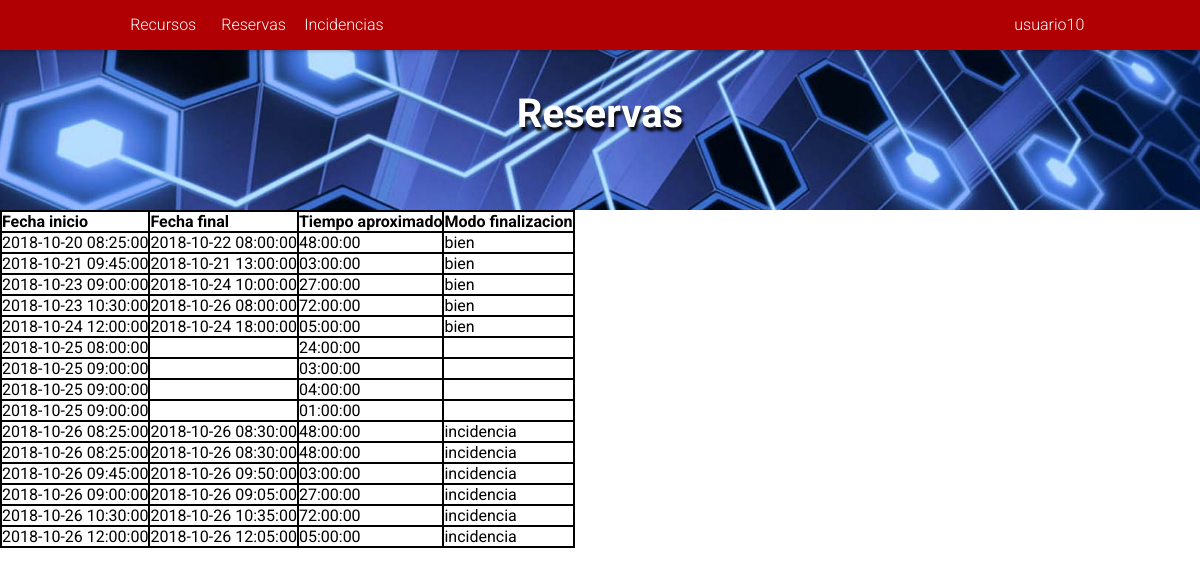
Before: /PaginaWeb/index.php?mostrar=reservas (signed in) with the older database file.
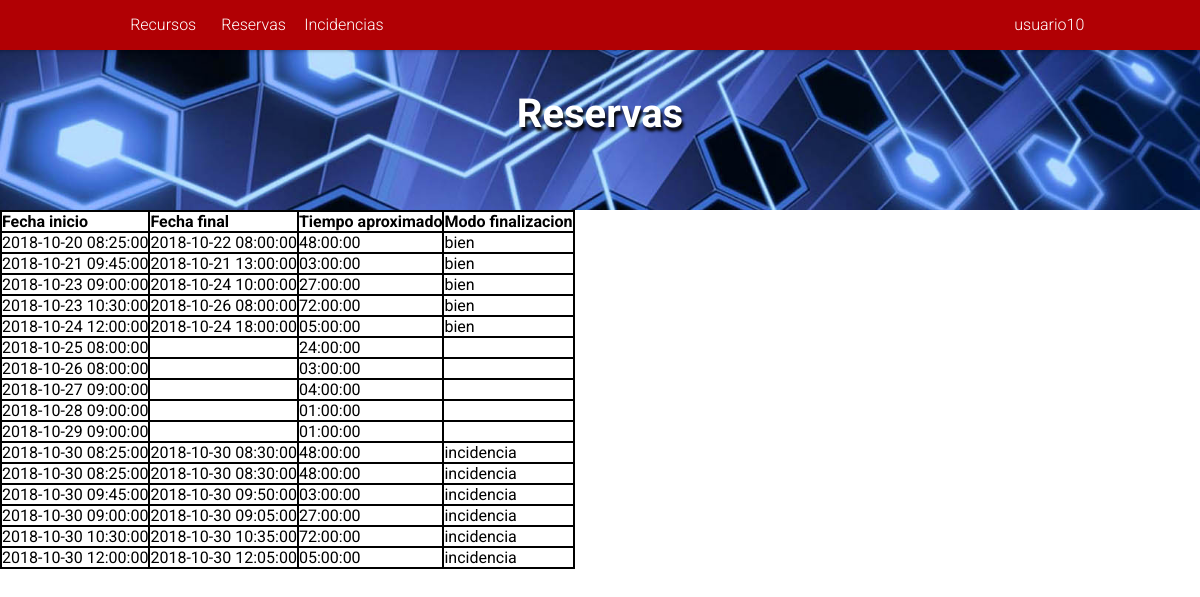
After: the same page with the newer database file.
### tables this page shows
CREATE TABLE IF NOT EXISTS `tbl_empleado` (
`id_empleado` int(11) NOT NULL AUTO_INCREMENT,
`email_empleado` varchar(100) DEFAULT NULL,
`usuario_empleado` varchar(100) DEFAULT NULL,
`password_empleado` varchar(255) DEFAULT NULL,
`nombre_empleado` varchar(100) DEFAULT NULL,
`apellido_empleado` varchar(100) DEFAULT NULL,
`grupo_empleado` ENUM('usuarios', 'administradores') DEFAULT 'usuarios',
PRIMARY KEY (`id_empleado`),
UNIQUE KEY `email_empleado` (`email_empleado`),
UNIQUE KEY `usuario_empleado` (`usuario_empleado`)
);

CREATE TABLE IF NOT EXISTS `tbl_reserva` (
`id_reserva` int(11) NOT NULL AUTO_INCREMENT,
`descripcion_reserva` text DEFAULT NULL,
`fechaInicio_reserva` DATETIME DEFAULT CURRENT_TIMESTAMP,
`fechaFinal_reserva` DATETIME DEFAULT NULL,
`tiempoEstimado_reserva` TIME DEFAULT NULL,
`modoFinalizacion_reserva` ENUM('bien', 'incidencia') DEFAULT NULL,
`id_empleado` int(11) DEFAULT NULL,
`id_recurso` int(11) DEFAULT NULL,
PRIMARY KEY (`id_reserva`),
UNIQUE KEY `fechaInicio_idRecurso` (`fechaInicio_reserva`, `id_recurso`)
);

### PaginaWeb/php/datosUsuario.proc.php (called while the page is built, shortened)
<?php
	if (isset($_SESSION['user_id'])) {
		$records = $conn->prepare('SELECT id_empleado, usuario_empleado, email_empleado, password_empleado, grupo_empleado FROM tbl_empleado WHERE id_empleado = :id');
		$records->bindParam(':id', $_SESSION['user_id']);
		$records->execute();
		$results = $records->fetch(PDO::FETCH_ASSOC);
		if (count($results) > 0) {
			$usuario = $results;
		}
	}
?>

### PaginaWeb/php/reservas.php (the view, shortened to what this page needs)
<article>
	<?php
		if (isset($_REQUEST['idUsu'])) {
			$us=$_REQUEST['idUsu'];
			$consulta=mysqli_query($link, "SELECT * FROM tbl_reserva WHERE id_empleado='$us' ORDER BY id_reserva");
			$boton = true;
		}else {
			$consulta=mysqli_query($link, "SELECT * FROM tbl_reserva ORDER BY id_reserva");
		}
		echo "<div class='tabla'>";
			if(mysqli_num_rows($consulta)>0) {
				echo "<div class='fila encabezado'>";
					echo "<div class='columna'>Fecha inicio</div>";
					echo "<div class='columna'>Fecha final</div>";
					echo "<div class='columna'>Tiempo aproximado</div>";
					echo "<div class='columna'>Modo finalizacion</div>";
				echo "</div>";
				while($array = mysqli_fetch_array($consulta)) {
					$fechaInicio=$array['fechaInicio_reserva'];
					$fechaFin = $array['fechaFinal_reserva'];
					$tiempoEstimado=$array['tiempoEstimado_reserva'];
					$modoFinalizacion = $array['modoFinalizacion_reserva'];
					echo "<div class='fila'>";
						echo "<div class='columna'>$fechaInicio</div>";
						echo "<div class='columna'>$fechaFin</div>";
						echo "<div class='columna'>$tiempoEstimado</div>";
						echo "<div class='columna'>$modoFinalizacion</div>";
					echo "</div>";
				}
			}
		echo "</div>";
	?>
</article>

### PaginaWeb/index.php (shortened to what this page needs)
<!DOCTYPE html>
<html>
	<head>
		<link rel="stylesheet" href="https://use.fontawesome.com/releases/v5.4.1/css/all.css">
		<link rel="stylesheet" type="text/css" href="assets/css/estilos.css">
		<?php include "php/conexion.proc.php"; ?>
		<?php include "php/datosUsuario.proc.php"; ?>
	</head>
	<body>
		<header>
			<div class="cabecera">
				<img class="imgCabecera" src="assets/images/cabecera.jpg">
			</div>
			<div class="centrarTitulo">
				<?php include "php/tituloCabezera.proc.php"; ?>
			</div>
		</header>
		<?php
			if (!isset($_SESSION['user_id'])) {
				include "php/login.php";
			} else {
				include "php/navegador.php";
				?><section><?php
					if (!isset($_REQUEST['mostrar'])) {
						include "php/recursos.php";
						?><?php
					} else {
						$mostrar = $_REQUEST['mostrar'];
						switch ($mostrar) {
							case 'reservas':
								include "php/reservas.php";
								break;
						}
					}
				?></section><?php
			}
		?>
	</body>
</html>

### PaginaWeb/php/tituloCabezera.proc.php (shortened to what this page needs)
<?php
	if (isset($_REQUEST['mostrar'])) {
		$mostrar=$_REQUEST['mostrar'];
		switch ($mostrar) {
			case 'reservas':
				echo "<h1 class='cabecera'>Reservas</h1>";
				break;
		}
	} else {
		echo "<h1 class='cabecera'>Recursos</h1>";
	}
?>

### PaginaWeb/php/navegador.php (shortened to what this page needs)
<nav id='MenuDesplegable' class="menu">
	<ul class="nav">
		<li class="nivel1"><a href="index.php">Recursos</a></li>
		<li class="nivel1"><a href="index.php?mostrar=reservas">Reservas</a></li>
		<li class="nivel1"><a href="index.php?mostrar=incidencias">Incidencias</a></li>
		<?php
			$nombreUsuario = $usuario['usuario_empleado'];
			$grupoUsuario = $usuario['grupo_empleado'];
			if ($grupoUsuario !== 'administradores') {
				echo "<li class='usuario'><a>".$nombreUsuario."</a>";
				echo "</li>";
			}
		?>
	</ul>
</nav>

### PaginaWeb/assets/css/estilos.css (style rules this page uses)
* { margin: 0; padding: 0; list-style: none; text-decoration: none; border: none; outline: none; box-sizing: border-box; }
body { margin-top: 50px; font-family: Roboto,sans-serif; }
div.cabecera { height: 160px; overflow: hidden; }
div.centrarTitulo { width: 100%; position: absolute; top: 0; left: 0; display: flex; flex-direction: column; align-items: center; margin-top: 90px; }
img { width: 100%; }
h1.cabecera { color: white; font-size: 40px; text-shadow: 2px 4px 3px rgb(5, 5, 8); }

### PaginaWeb/assets/css/tablas.css (style rules this page uses)
div.tabla { display: table; border: 1px solid black; }
div.fila { display: table-row; border: 1px solid black; }
div.columna { display: table-cell; border: 1px solid black; }
div.encabezado { font-weight: bold; }

### PaginaWeb/assets/css/menu.css (style rules this page uses)
* { margin: 0; padding: 0; box-sizing: border-box; }
nav { background-color: #b10004; position: fixed; z-index: 1000; top: 0; width: 100%; box-shadow: 0 -5px 3px 6px rgba(0,0,0,.255); left: 0 !important; font-family: 'Roboto', sans-serif; }
ul.nav { list-style-type: none; margin-left: 10%; }
nav ul li.nivel1 { display: inline-block; width: 8%; position: relative; text-align: center; }
nav ul li.usuario { display: inline-block; min-width: 8%; position: relative; text-align: center; cursor: pointer; float: right; padding-right: 15px; margin-right: 100px; }
nav li a { display: block; text-decoration: none; line-height: 50px; color: #ffffff; font-weight: 300; }

Changed rows visible on the page:
changed tbl_reserva (number 7 of 16 on the later page): fechaInicio_reserva "2018-10-25 09:00:00" → "2018-10-26 08:00:00"
changed tbl_reserva (number 8 of 16 on the later page): fechaInicio_reserva "2018-10-25 09:00:00" → "2018-10-27 09:00:00"
changed tbl_reserva (number 9 of 16 on the later page): fechaInicio_reserva "2018-10-25 09:00:00" → "2018-10-28 09:00:00"
changed tbl_reserva (number 10 of 16 on the later page): fechaInicio_reserva "2018-10-26 08:25:00" → "2018-10-29 09:00:00"; tiempoEstimado_reserva "48:00:00" → "01:00:00"; fechaFinal_reserva "2018-10-26 08:30:00" → (not shown); modoFinalizacion_reserva "incidencia" → (not shown)
changed tbl_reserva (number 11 of 16 on the later page): fechaInicio_reserva "2018-10-26 08:25:00" → "2018-10-30 08:25:00"; fechaFinal_reserva "2018-10-26 08:30:00" → "2018-10-30 08:30:00"
changed tbl_reserva (number 12 of 16 on the later page): fechaInicio_reserva "2018-10-26 09:45:00" → "2018-10-30 08:25:00"; fechaFinal_reserva "2018-10-26 09:50:00" → "2018-10-30 08:30:00"; tiempoEstimado_reserva "03:00:00" → "48:00:00"
changed tbl_reserva (number 13 of 16 on the later page): fechaInicio_reserva "2018-10-26 09:00:00" → "2018-10-30 09:45:00"; fechaFinal_reserva "2018-10-26 09:05:00" → "2018-10-30 09:50:00"; tiempoEstimado_reserva "27:00:00" → "03:00:00"
changed tbl_reserva (number 14 of 16 on the later page): fechaInicio_reserva "2018-10-26 10:30:00" → "2018-10-30 09:00:00"; fechaFinal_reserva "2018-10-26 10:35:00" → "2018-10-30 09:05:00"; tiempoEstimado_reserva "72:00:00" → "27:00:00"
changed tbl_reserva (number 15 of 16 on the later page): fechaInicio_reserva "2018-10-26 12:00:00" → "2018-10-30 10:30:00"; fechaFinal_reserva "2018-10-26 12:05:00" → "2018-10-30 10:35:00"; tiempoEstimado_reserva "05:00:00" → "72:00:00"
added tbl_reserva: fechaInicio_reserva "2018-10-30 12:00:00", fechaFinal_reserva "2018-10-30 12:05:00", tiempoEstimado_reserva "05:00:00", modoFinalizacion_reserva "incidencia"
